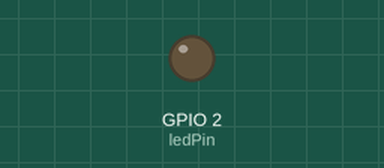
Bench run of a sketch on a simulated ESP32. Parts: output pins drawn as LEDs (lit = HIGH). What the sketch prints to the serial monitor is not drawn.

Above: at 1.5 s.
At 7.7 s:
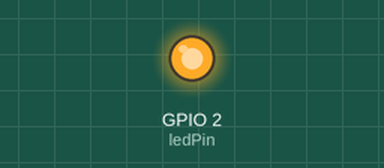
Timing chart, 0 to 8.6 s (numbered marks = the images above):
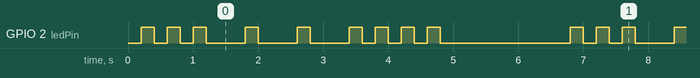

Measured:
- by itself, GPIO 2 (ledPin): repeats every 6.6 s: 2 × (LOW 0.20 s, HIGH 0.20 s), 3 × (LOW 0.60 s, HIGH 0.20 s), 3 × (LOW 0.20 s, HIGH 0.20 s), LOW 2.0 s, HIGH 0.20 s
- by itself, everything shown: repeats every 6.6 s, in 18 steps

The sketch:

ex03.ino
```cpp
/*
  作业3：使用millis()实现LED SOS闪烁
  SOS定义：3短闪 → 3长闪 → 3短闪 → 长停顿（2000ms），循环执行
  短闪：亮200ms，灭200ms；长闪：亮600ms，灭200ms
  millis()优势：非阻塞延时，避免delay()导致程序卡死
  硬件适配：ESP32板载LED接GPIO2
*/

const int ledPin = 2;                  // ESP32内置LED引脚
const long shortOn = 200, shortOff = 200;  // 短闪亮灭时长
const long longOn = 600, longOff = 200;    // 长闪亮灭时长
const long sosPause = 2000;                // 整套SOS结束后停顿时间

unsigned long previousMillis = 0;
int sosState = 0;
bool ledState = LOW;

void setup() {
  pinMode(ledPin, OUTPUT);
  Serial.begin(115200); // 修改为ESP32标准波特率115200
}

void loop() {
  unsigned long currentMillis = millis();

  switch(sosState) {
    // 第一段：3次短闪 S S S
    case 0: if (currentMillis - previousMillis >= shortOn) { toggleLed(); sosState = 1; } break;
    case 1: if (currentMillis - previousMillis >= shortOff) { toggleLed(); sosState = 2; } break;
    case 2: if (currentMillis - previousMillis >= shortOn) { toggleLed(); sosState = 3; } break;
    case 3: if (currentMillis - previousMillis >= shortOff) { toggleLed(); sosState = 4; } break;
    case 4: if (currentMillis - previousMillis >= shortOn) { toggleLed(); sosState = 5; } break;
    case 5: if (currentMillis - previousMillis >= shortOff) { toggleLed(); sosState = 6; } break;

    // 第二段：3次长闪 O O O
    case 6: if (currentMillis - previousMillis >= longOn) { toggleLed(); sosState = 7; } break;
    case 7: if (currentMillis - previousMillis >= longOff) { toggleLed(); sosState = 8; } break;
    case 8: if (currentMillis - previousMillis >= longOn) { toggleLed(); sosState = 9; } break;
    case 9: if (currentMillis - previousMillis >= longOff) { toggleLed(); sosState = 10; } break;
    case 10: if (currentMillis - previousMillis >= longOn) { toggleLed(); sosState = 11; } break;
    case 11: if (currentMillis - previousMillis >= longOff) { toggleLed(); sosState = 12; } break;

    // 第三段：3次短闪 S S S
    case 12: if (currentMillis - previousMillis >= shortOn) { toggleLed(); sosState = 13; } break;
    case 13: if (currentMillis - previousMillis >= shortOff) { toggleLed(); sosState = 14; } break;
    case 14: if (currentMillis - previousMillis >= shortOn) { toggleLed(); sosState = 15; } break;
    case 15: if (currentMillis - previousMillis >= shortOff) { toggleLed(); sosState = 16; } break;
    case 16: if (currentMillis - previousMillis >= shortOn) { toggleLed(); sosState = 17; } break;
    case 17: if (currentMillis - previousMillis >= shortOff) { toggleLed(); sosState = 18; } break;

    // 整套SOS结束，长停顿2000ms后重置循环
    case 18:
      if (currentMillis - previousMillis >= sosPause) {
        sosState = 0;
        Serial.println("===== SOS一轮播放完成，开启下一轮 =====");
      }
      break;
  }

  // 串口打印当前状态，100ms打印一次防止刷屏
  if (currentMillis % 100 == 0) {
    Serial.print("当前状态机编号：");
    Serial.println(sosState);
  }
}

// 工具函数：翻转LED亮灭，刷新计时起点
void toggleLed() {
  ledState = !ledState;
  digitalWrite(ledPin, ledState);
  previousMillis = millis();
}
```
